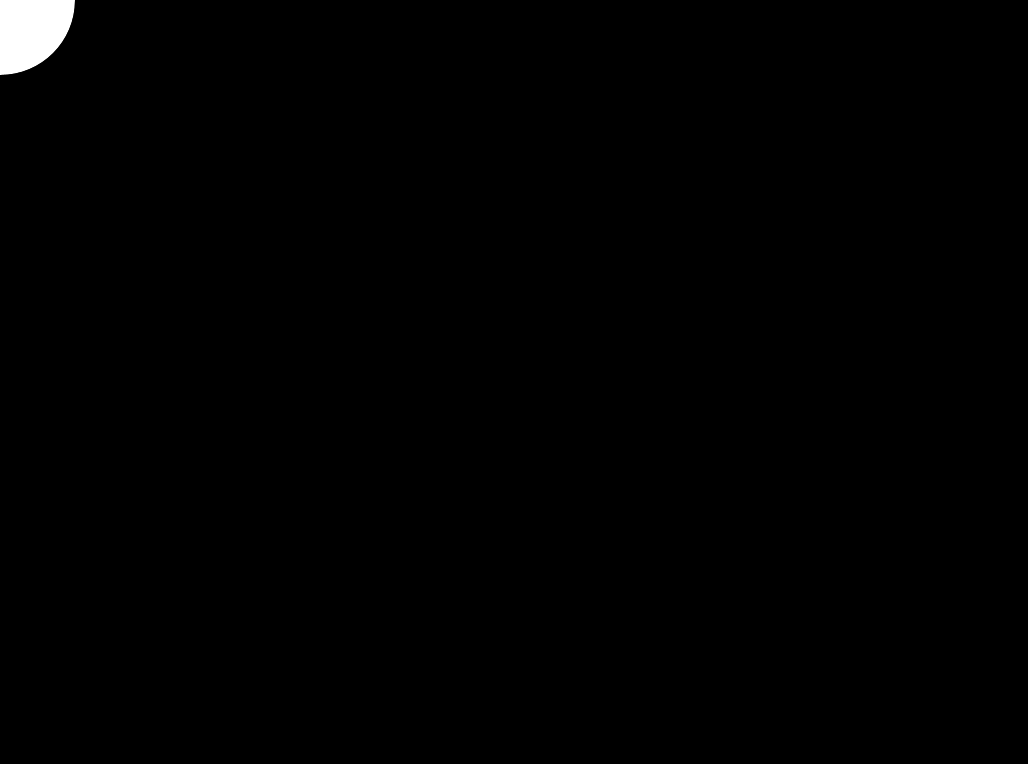
Frame 1 (no input)
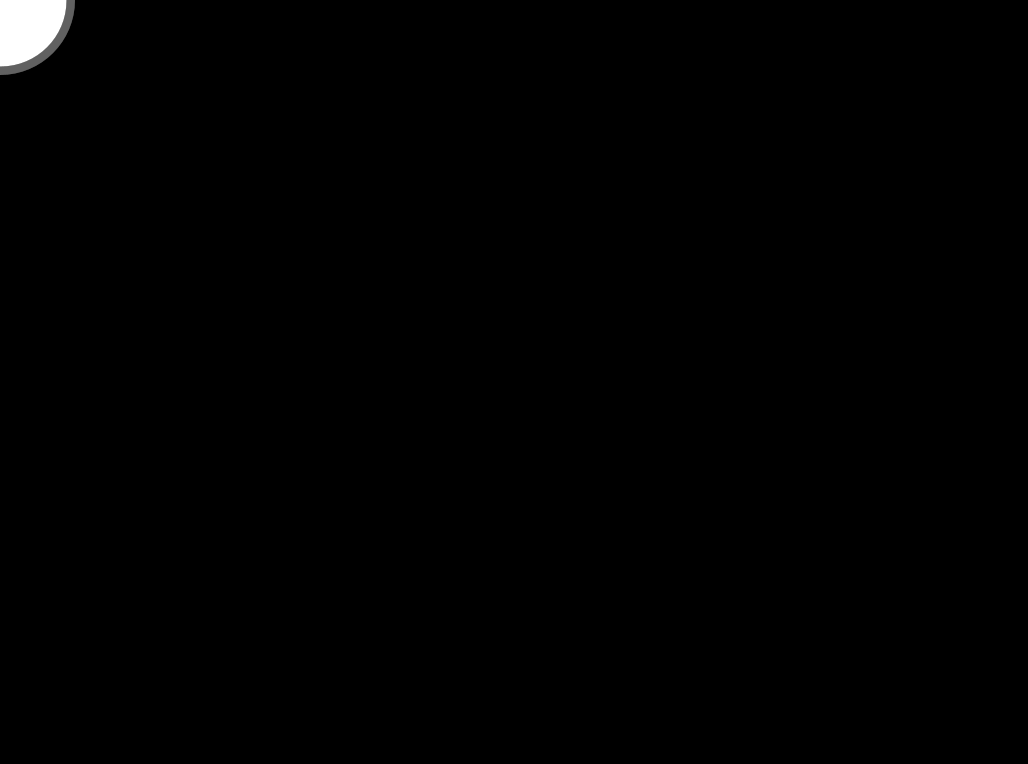
Frame 60 (the mouse pressed at the canvas centre just before this capture)
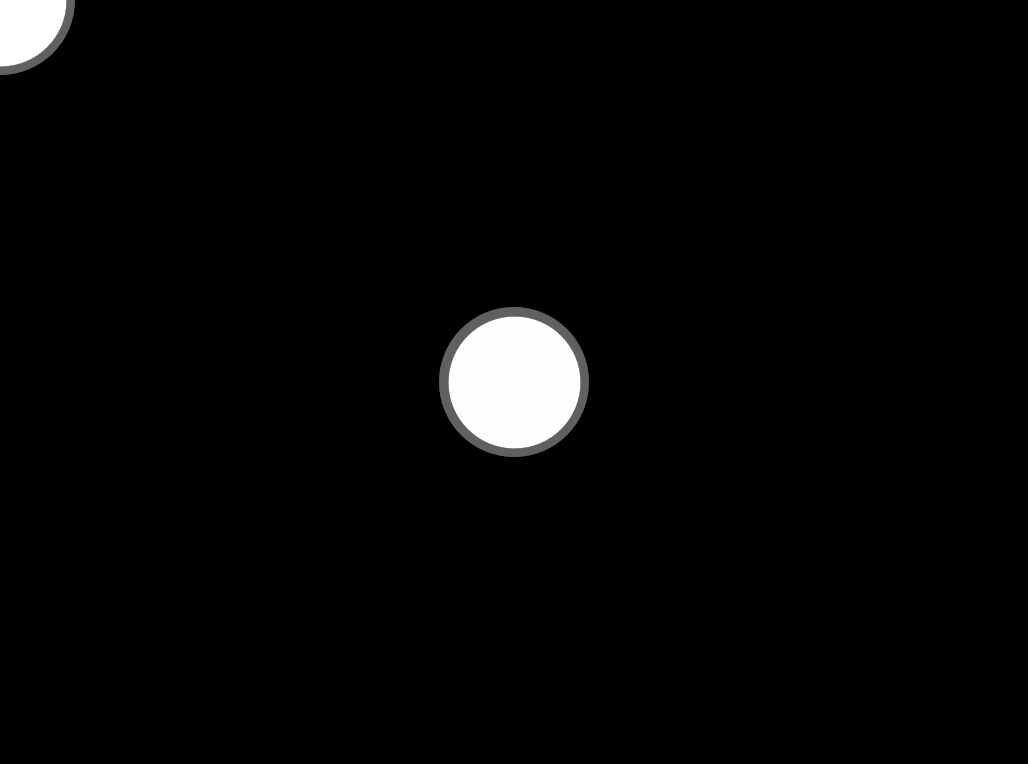
Frame 120 (the mouse held since frame 60 and released just before this capture)

The Processing sketch that drew these frames (run headless with seeded random() and noise(); from frame 60 on, the mouse is pressed at the canvas centre):

// Processing sketch: sketch_sep18c_practice
// ── sketch_sep18c_practice.pde
// Jason Stephens
// ICM - Fall 2010
// Week:2_Practice:2
// mouseX

void setup(){
  size(1028,764);
  background(0);
  smooth();
}

void draw(){
  ellipse(mouseX,mouseY,150,150);
  fill(255,100);
  stroke(0,100);
  strokeWeight(18);
}
